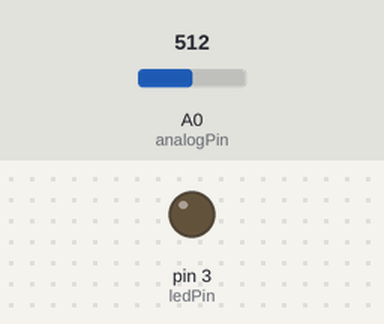
Bench run of a sketch on a simulated Arduino Uno, built with avr-gcc and run on an emulated ATmega328P. Shown: output pins drawn as LEDs (lit = HIGH). The test bench sets the inputs (shaded band); at power-on: A0 (analogPin) = 512.

Above: at 1.2 s.
1.3 s: A0 (analogPin) set to 716
At 1.8 s:
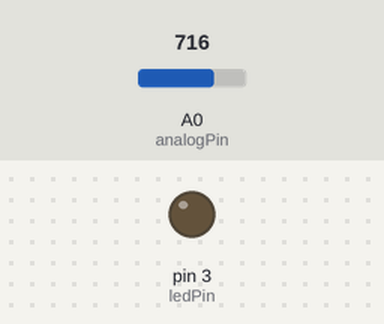
4.3 s: A0 (analogPin) set to 900
At 5.0 s:
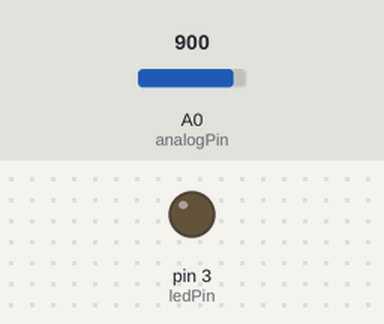
7.3 s: A0 (analogPin) set to 1023
At 8.1 s:
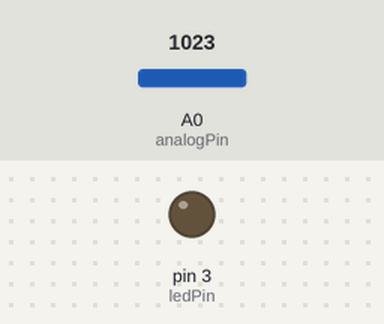
10.3 s: A0 (analogPin) set to 306
Timing chart, 0 to 11.0 s (numbered marks = the images above; inputs shaded):
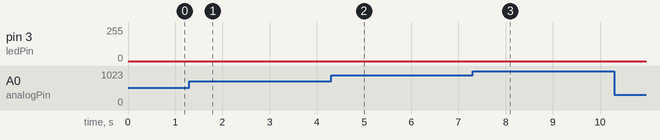

The sketch:

FadingBlinker.ino
```cpp
/*
 Name:		FadingBlinker.ino
 Created:	2/12/2018 10:12:35 PM
 Author:	Jeremi
*/

int ledPin = 3;
int analogPin = A0;

int oldDelayTime;
int delayTime = 500;

// the setup function runs once when you press reset or power the board
void setup()
{
	oldDelayTime = delayTime;

	pinMode(ledPin, OUTPUT);
	//Serial.begin(9600);
}

// the loop function runs over and over again until power down or reset
void loop() {
	for (int i = 0; i <= 255; ++i)
		SetLedOutput(i);

	for (int i = 255; i >= 0; --i)
		SetLedOutput(i);
}


void SetLedOutput(int i) {
	SetDelayTime();

	analogWrite(ledPin, i);
	delayMicroseconds(delayTime);
}

void SetDelayTime() {
	int value = analogRead(analogPin);
	delayTime = value + 500;

	//if (abs(oldDelayTime - delayTime) > 3) {
	//Serial.println(delayTime);
	oldDelayTime = delayTime;
	//}
}
```

Measured:
- after the input at 1.3 s, pin 3 (ledPin): stays 0/255 (without the input it goes to 207/255 after 1.4 s)
- after the input at 4.3 s, pin 3 (ledPin): stays 0/255 (without the input it goes to 2/255 after 1.6 s)
- after the input at 7.3 s, pin 3 (ledPin): stays 0/255 (without the input it goes to 71/255 after 1.8 s)
